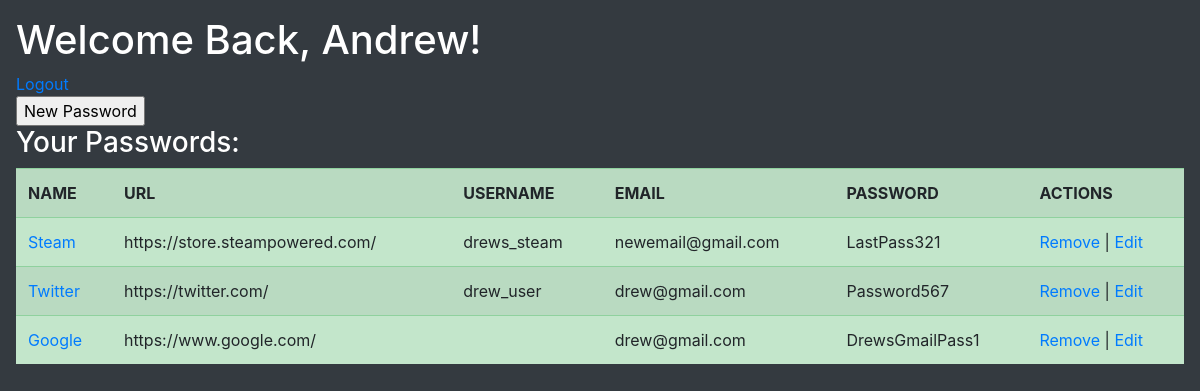
The page /dashboard (signed in) on the database its author committed.
### main_app/models.py (models this page shows)
class User(models.Model):
  first_name = models.CharField(max_length=255)
  last_name = models.CharField(max_length=255)
  email = models.CharField(max_length=255)
  password = models.CharField(max_length=255)
  created_at = models.DateTimeField(auto_now_add=True)
  updated_at = models.DateTimeField(auto_now=True)
  objects = UserManager()

class Password(models.Model):
  url = models.CharField(max_length=255)
  name = models.CharField(max_length=255)
  username = models.CharField(max_length=255)
  email = models.CharField(max_length=255)
  password = models.CharField(max_length=255)
  creator = models.ForeignKey(User, related_name="created_passwords", on_delete=models.CASCADE)
  created_at = models.DateTimeField(auto_now_add=True)
  updated_at = models.DateTimeField(auto_now=True)
  objects = PasswordManager()

### main_app/views.py (the view)
# urls.py: path('dashboard', views.dashboard),
def dashboard(request):
  user = User.objects.get(id=request.session['uuid'])
  context = {
    'first_name' : user.first_name,
    'created_passwords' : user.created_passwords.all(),
  }
  return render(request, "dashboard.html", context)

### main_app/templates/dashboard.html (shortened to what this page needs)
<!DOCTYPE html>
<html lang="en">
<head>
  <link rel="stylesheet" href="https://stackpath.bootstrapcdn.com/bootstrap/4.3.1/css/bootstrap.min.css">
  {%load static%}
  <link rel="stylesheet" type="text/css" href="{% static 'style.css' %}">
</head>
<body class="p-3 mb-2 bg-dark text-white">
  <h1>Welcome Back, {{ first_name }}!</h1>
  <a href="/logout">Logout</a>
  <form action="/password/new" method="POST">
    <input type="submit" value="New Password">
  </form>
  <h3>Your Passwords:</h3>
  <table class="table table-success table-striped">
    <tr>
      <th>NAME</th>
      <th>URL</th>
      <th>USERNAME</th>
      <th>EMAIL</th>
      <th>PASSWORD</th>
      <th>ACTIONS</th>
    </tr>
    {% for password in created_passwords %}
      <tr>
        <td><a href="password/{{ password.id }}" value="{{ password.name }}" class="link-dark">{{ password.name }}</a></td>
        <td>{{ password.url }}</td>
        <td>{{ password.username }}</td>
        <td>{{ password.email }}</td>
        <td>{{ password.password }}</td>
        <td><a href="password/remove/{{ password.id }}" value="remove">Remove</a> | <a href="password/edit/{{ password.id }}" value="edit">Edit</a></td>
      </tr>
    {% endfor %}
  </table>
</body>
</html>

### rows shown on the page
User: first_name "Andrew"
Password: name "Steam", url "https://store.steampowered.com/", username "drews_steam", email "newemail@gmail.com", password "LastPass321"
Password: name "Twitter", url "https://twitter.com/", username "drew_user", email "drew@gmail.com", password "Password567"
Password: name "Google", url "https://www.google.com/", email "drew@gmail.com", password "DrewsGmailPass1"
